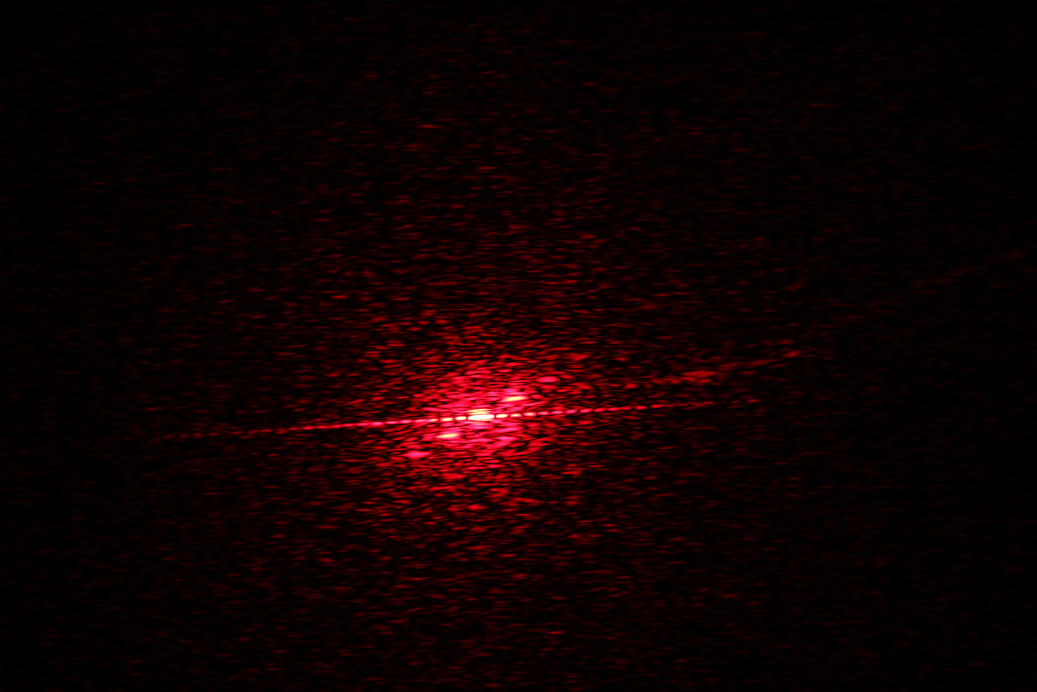
#> input picture Fourier Optics Lab/IMG_0718.JPG, 5184 x 3456 px, found by its file name (shown at 1/5 size)
$ python ConvolutionThm.py
#> lines starting #> are read from the running program, lines starting #| are printed output that depends on the picture
#!/usr/bin/env python3
# -*- coding: utf-8 -*-
"""
Created on Thu Mar  7 08:57:36 2019

@author: Elisa
"""

import numpy as np
import spinmob as s
import matplotlib.pyplot as plt
from skimage.color import rgb2gray
from skimage.feature import peak_local_max
from skimage import data, img_as_float, io, util
from scipy import ndimage as ndi

#define a new function: the FT^2 of a single slit aperture function
focal = 0.3
wavelength = 0.0000006328
dark = 0.0000375

# [4 lines of commented-out code are left out]

def SingleSlitInt(x,w,I):
    const = np.pi*w/(focal*wavelength)
    var = const*x
    return I*(np.power(np.sin(var),2)/np.power(var,2))

# [13 lines of commented-out code are left out]
imgdots1 = io.imread("IMG_0718.jpg")
#> imgdots1 is the input picture: shape (3456, 5184, 3); mean R, G, B 16, 0.6, 1
width = 0.1*(1/np.power(10,2)) #in m
imdots1 = rgb2gray(imgdots1)
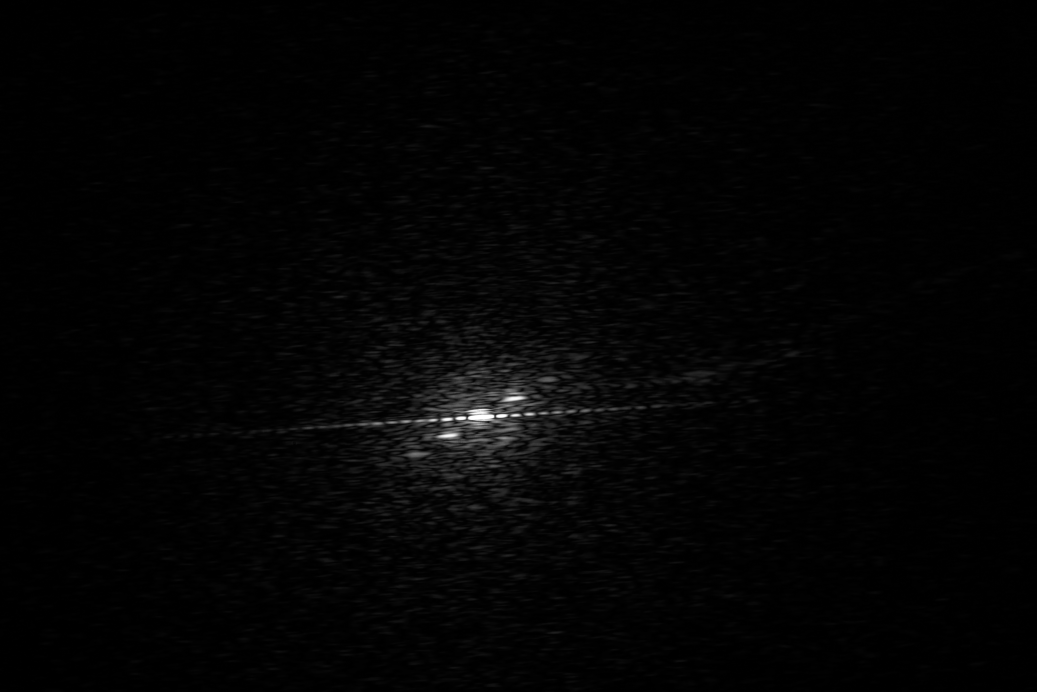
#> imdots1: shape (3456, 5184) float64 (shown at 1/5 size); min 0, max 1, mean 0.0154
imdotsT1 = np.ndarray.transpose(imdots1)
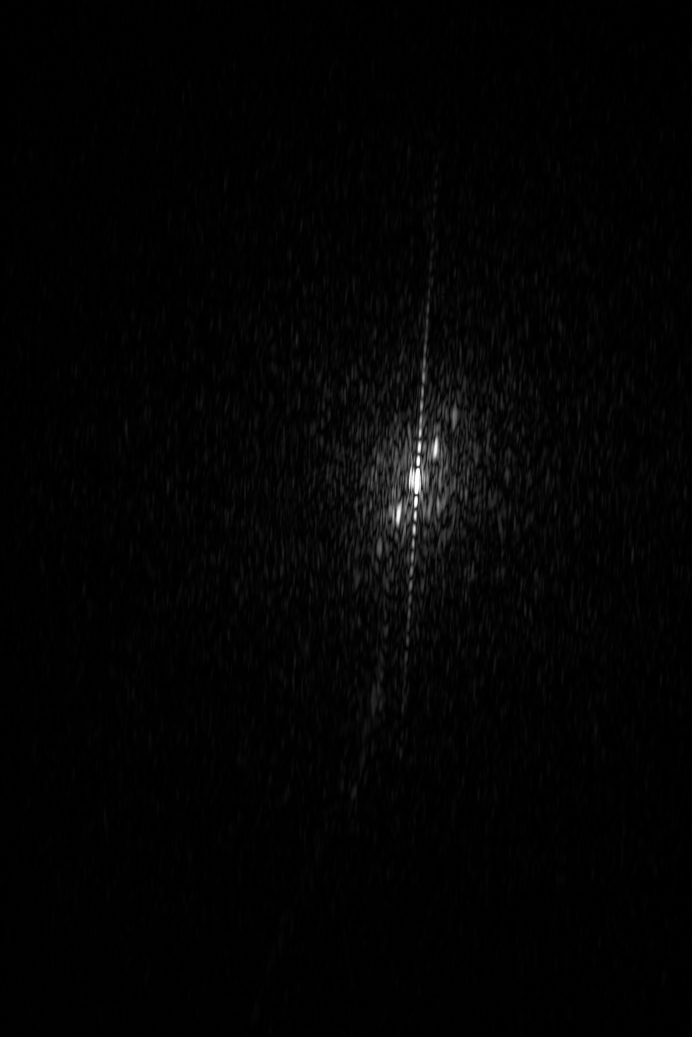
#> imdotsT1: shape (5184, 3456) float64 (shown at 1/5 size); min 0, max 1, mean 0.0154
avDot1 = np.empty(imdots1[0].size)

for i in range(imdots1[0].size):
    avDot1[i] = np.average(imdotsT1[i])
#> after the loop, avDot1 = 5184 values, max 0.0668 at index 2392, min 0.00336 at index 149, mean 0.0154


#we need to translate the data so that the maximum intensity of the image lies
#on y axis:
max_intensity = np.max(avDot1)
#> max_intensity = 0.0668
pos = avDot1.tolist().index(max_intensity)#gives an index
#> pos = 2392
total = avDot1.size #total number of points
#> total = 5184
beg = -1*pos
#> beg = -2392
end = total - pos
#> end = 2792
xdots1 = np.arange(beg,end,1)
#> xdots1 = 5184 values from -2392 to 2791
xdotsm1 = xdots1*(0.00000429) #go to measure of distance not pixel count\
#> xdotsm1 = 5184 values from -0.0103 to 0.012


#for this grating the width of a slit is:

N = 16
y_singleSlit = SingleSlitInt(xdotsm1,width,(max_intensity-np.min(avDot1)))
#y_multiSlit = MultiSlit(xdotsm1,width,(max_intensity-np.min(avDot1)), N)
imdata = (avDot1-np.min(avDot1))
#> imdata = 5184 values, max 0.0635 at index 2392, min 0 at index 149, mean 0.012
rat = imdata/y_singleSlit

xmax = np.empty(2)
ymax = np.empty(2)
a = 2300
b = 2400
c = 2400
d = 2500
ymax[0] = np.amin(imdata[a:b])
xmax[0] = np.argmin(imdata[a:b]) - pos+a
ymax[1] = np.amin(imdata[c:d])
xmax[1] = np.argmin(imdata[c:d]) - pos+c

# [4 lines of commented-out code are left out]

name = ['Single Slit', 'EQ 1418']
s.plot.xy.data([xdotsm1],\
                [y_singleSlit,],\
                xlabel = 'Distance',\
                ylabel = 'Intensity',\
                legend = 'right')
#> (this line was passed over: spinmob is not available in this run)
#plt.plot(xmax*(0.00000429),ymax,'ro', markersize = 4)
#plt.plot(xdotsm1,y_multiSlit)
plt.show()

$ run again, with Fourier Optics Lab/IMG_0686.JPG copied over Fourier Optics Lab/IMG_0718.JPG
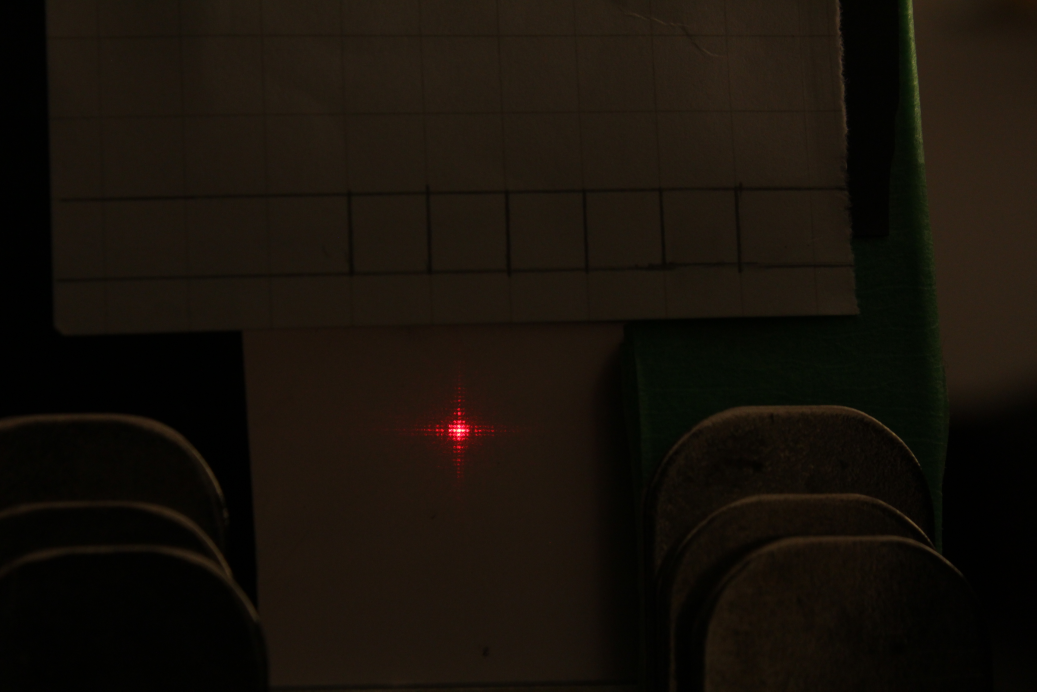
#> input picture Fourier Optics Lab/IMG_0686.JPG, 5184 x 3456 px, found by its file name (shown at 1/5 size)
#> imgdots1 is the input picture: shape (3456, 5184, 3); mean R, G, B 23.2, 17.3, 10.3
#> `imdotsT1 = np.ndarray.transpose(imdots1)`:
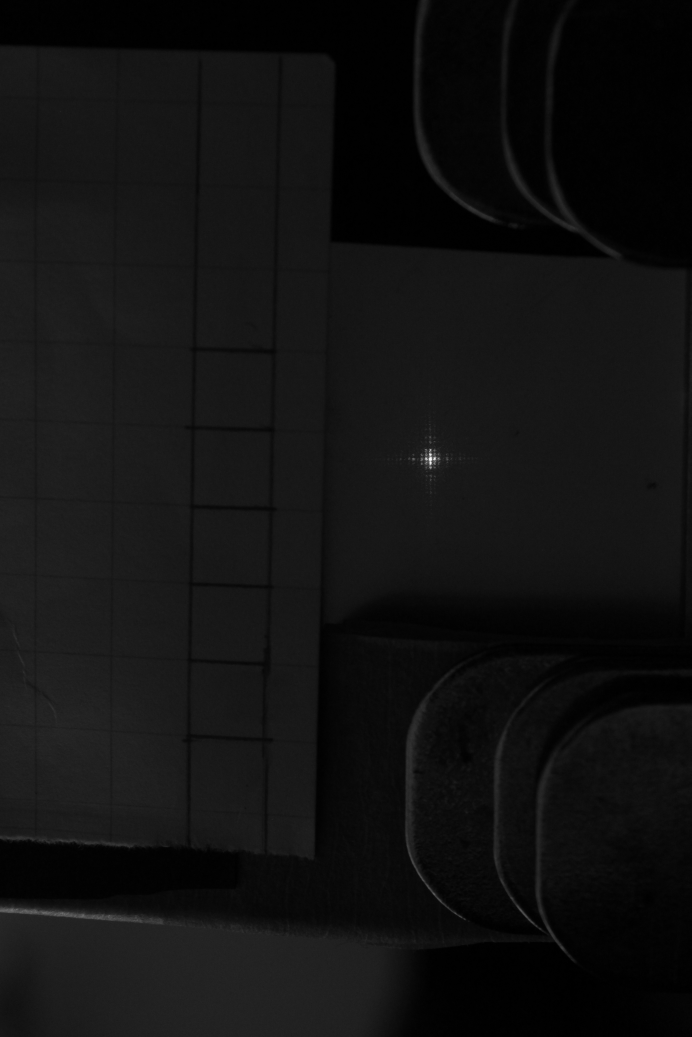
#> imdotsT1: shape (5184, 3456) float64 (shown at 1/5 size); min 0, max 0.999, mean 0.0708
#> after the loop `for i in range(imdots1[0].size):`: avDot1 = 5184 values, max 0.116 at index 2295, min 0.0104 at index 209, mean 0.0708
#> max_intensity = 0.116
#> pos = 2295
#> beg = -2295
#> end = 2889
#> imdata = 5184 values, max 0.105 at index 2295, min 0 at index 209, mean 0.0604

$ run again, with Fourier Optics Lab/IMG_0711.JPG copied over Fourier Optics Lab/IMG_0718.JPG
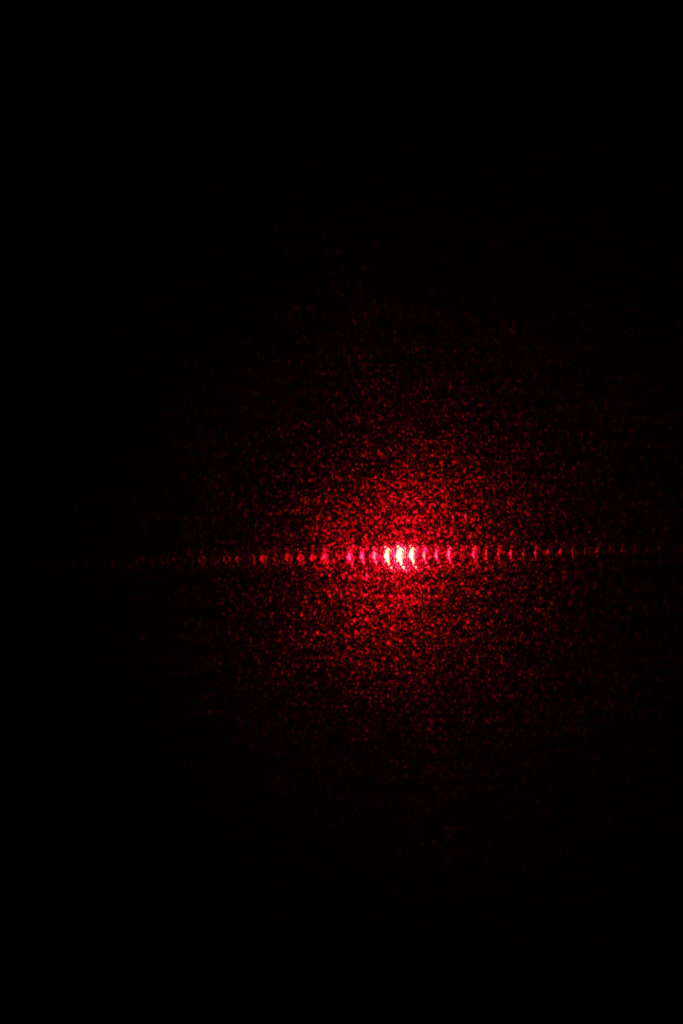
#> input picture Fourier Optics Lab/IMG_0711.JPG, 2730 x 4096 px, found by its file name (shown at 1/4 size)
#> imgdots1 is the input picture: shape (4096, 2730, 3); mean R, G, B 9.7, 1, 1.5
#> `imdots1 = rgb2gray(imgdots1)`:
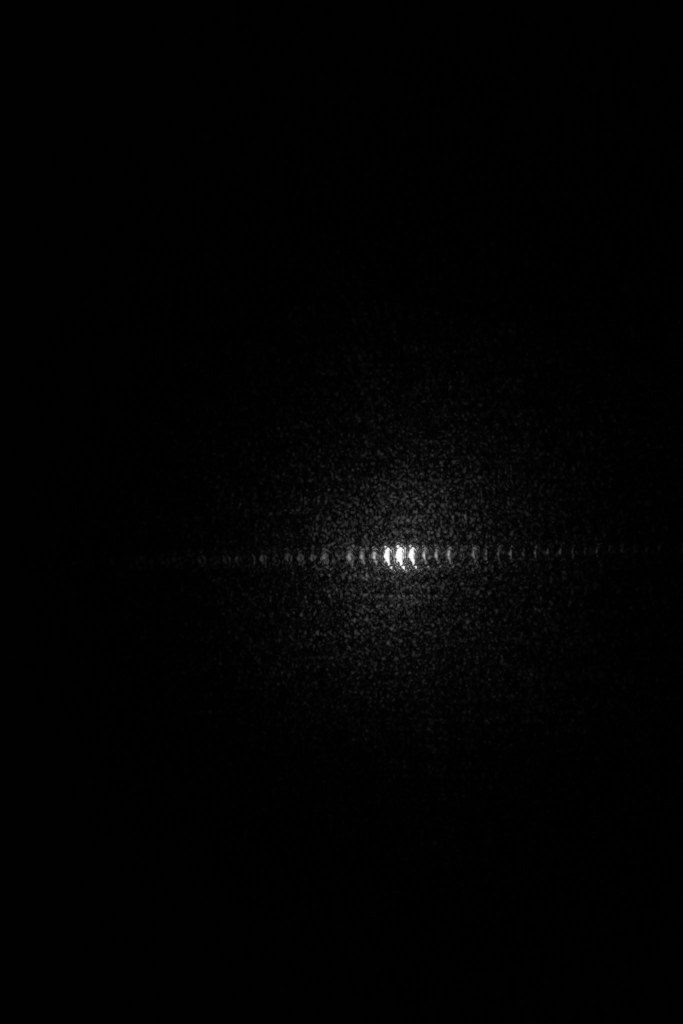
#> imdots1: shape (4096, 2730) float64 (shown at 1/4 size); min 0, max 1, mean 0.0113
#> `imdotsT1 = np.ndarray.transpose(imdots1)`:
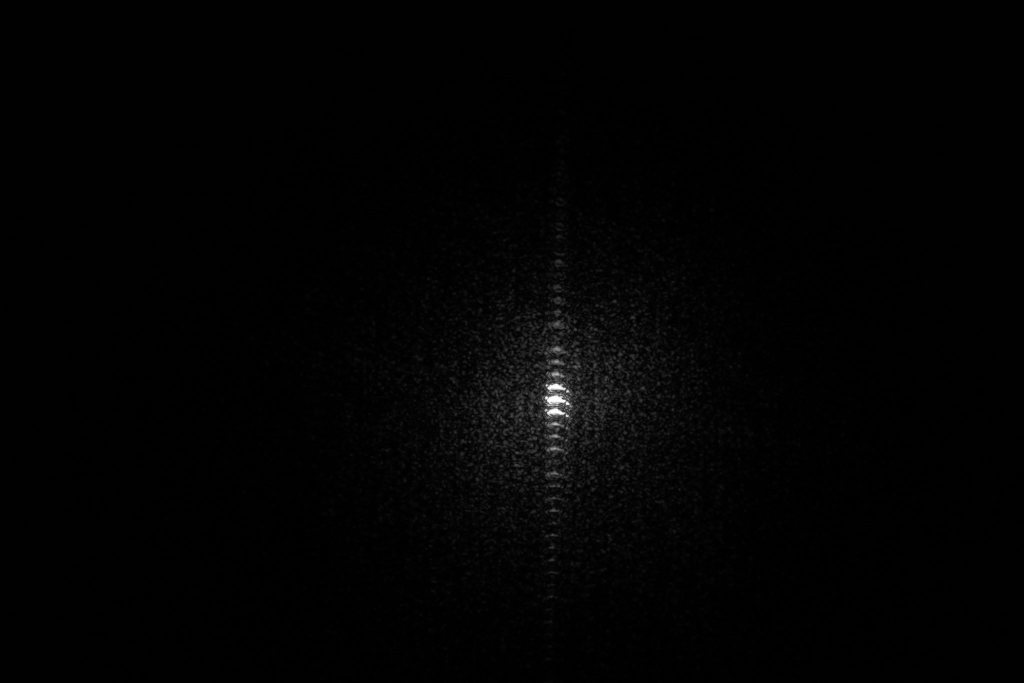
#> imdotsT1: shape (2730, 4096) float64 (shown at 1/4 size); min 0, max 1, mean 0.0113
#> after the loop `for i in range(imdots1[0].size):`: avDot1 = 2730 values, max 0.0469 at index 1604, min 0.00363 at index 534, mean 0.0113
#> max_intensity = 0.0469
#> pos = 1604
#> beg = -1604
#> end = 1126
#> imdata = 2730 values, max 0.0433 at index 1604, min 0 at index 534, mean 0.00764

$ run again, with Fourier Optics Lab/IMG_0739.JPG copied over Fourier Optics Lab/IMG_0718.JPG
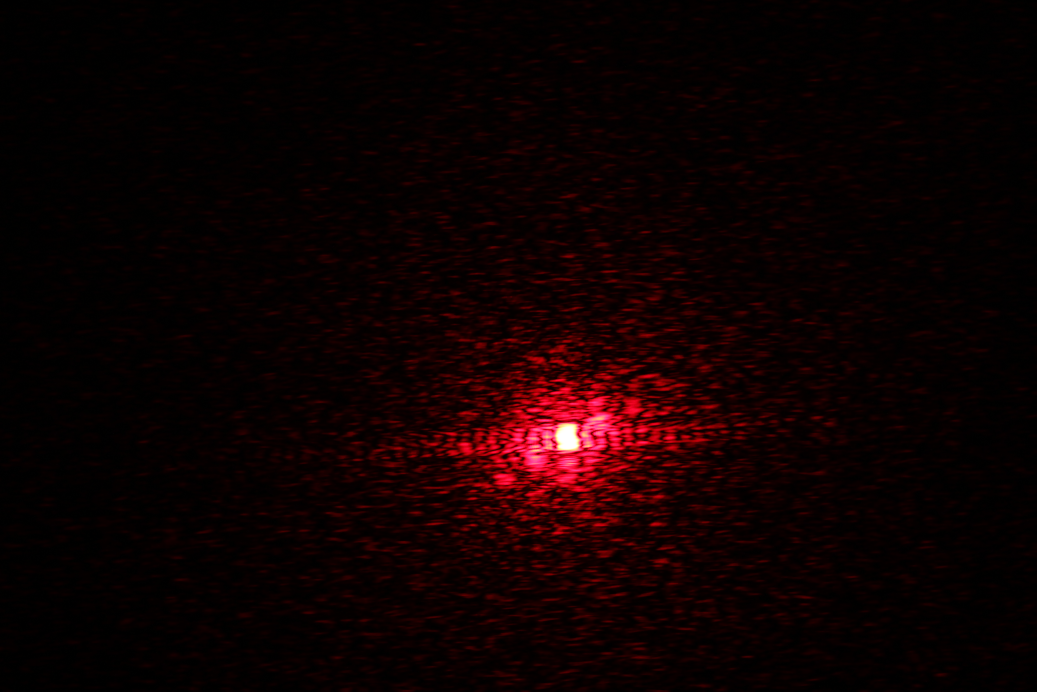
#> input picture Fourier Optics Lab/IMG_0739.JPG, 5184 x 3456 px, found by its file name (shown at 1/5 size)
#> imgdots1 is the input picture: shape (3456, 5184, 3); mean R, G, B 14.2, 0.7, 1.1
#> `imdots1 = rgb2gray(imgdots1)`:
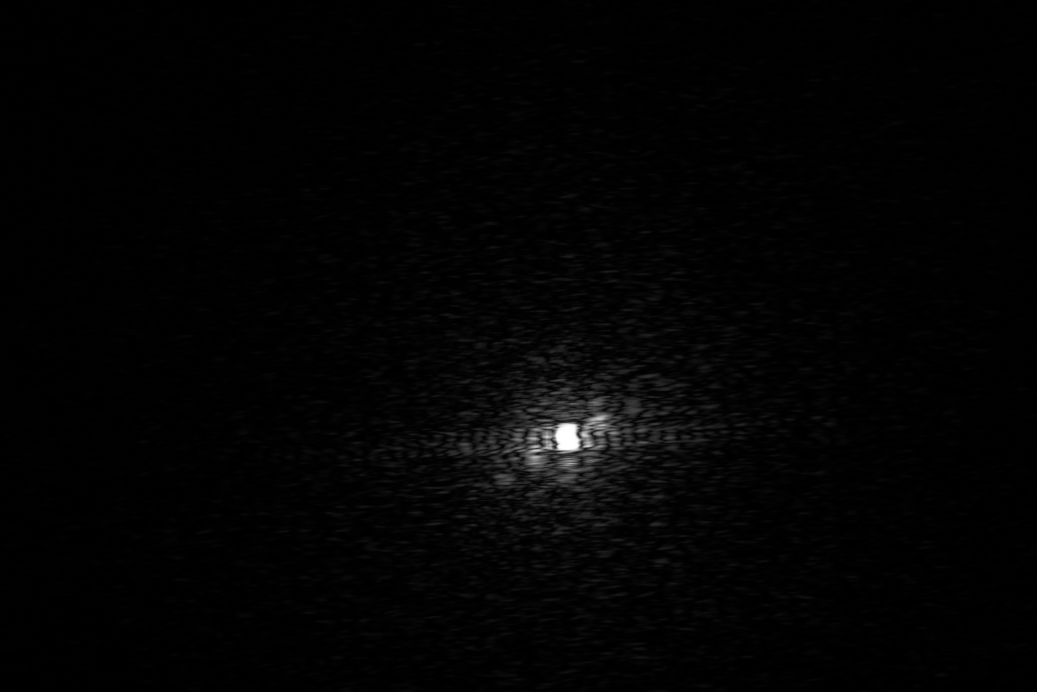
#> imdots1: shape (3456, 5184) float64 (shown at 1/5 size); min 0, max 1, mean 0.0141
#> `imdotsT1 = np.ndarray.transpose(imdots1)`:
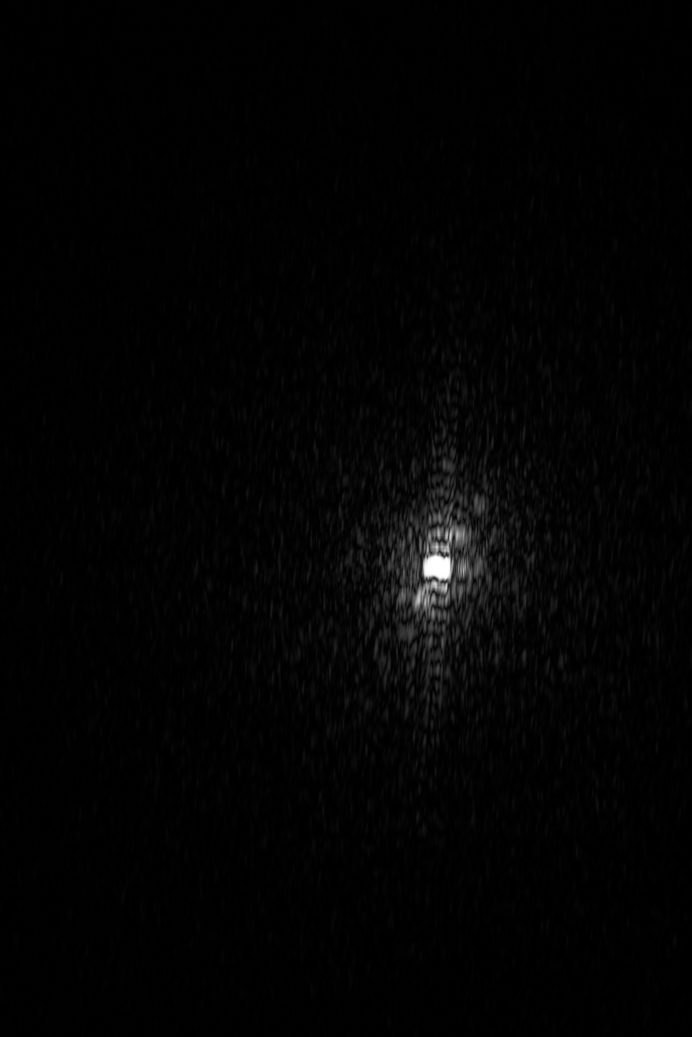
#> imdotsT1: shape (5184, 3456) float64 (shown at 1/5 size); min 0, max 1, mean 0.0141
#> after the loop `for i in range(imdots1[0].size):`: avDot1 = 5184 values, max 0.0868 at index 2838, min 0.00244 at index 39, mean 0.0141
#> max_intensity = 0.0868
#> pos = 2838
#> beg = -2838
#> end = 2346
#> imdata = 5184 values, max 0.0844 at index 2838, min 0 at index 39, mean 0.0117
